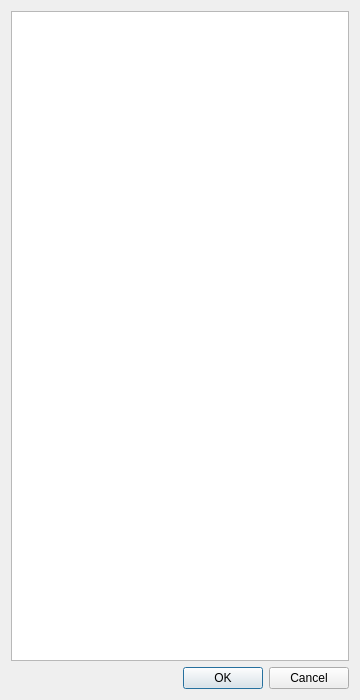
<?xml version="1.0" encoding="UTF-8"?>
<ui version="4.0">
 <class>SelectSceneObjectTool</class>
 <widget class="QWidget" name="SelectSceneObjectTool">
  <property name="windowModality">
   <enum>Qt::NonModal</enum>
  </property>
  <property name="geometry">
   <rect>
    <x>0</x>
    <y>0</y>
    <width>360</width>
    <height>700</height>
   </rect>
  </property>
  <property name="windowTitle">
   <string>Select Scene Object...</string>
  </property>
  <layout class="QVBoxLayout" name="verticalLayout">
   <item>
    <widget class="QTreeView" name="objectsTree"/>
   </item>
   <item>
    <widget class="QDialogButtonBox" name="buttonBox">
     <property name="standardButtons">
      <set>QDialogButtonBox::Cancel|QDialogButtonBox::Ok</set>
     </property>
    </widget>
   </item>
  </layout>
 </widget>
 <resources/>
 <connections/>
</ui>
